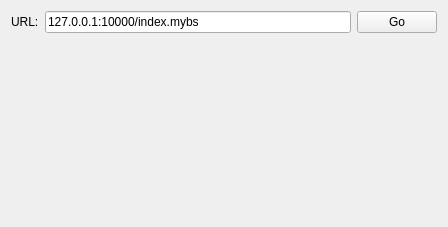
<?xml version="1.0" encoding="UTF-8"?>
<ui version="4.0">
 <class>MainWindow</class>
 <widget class="QMainWindow" name="MainWindow">
  <property name="geometry">
   <rect>
    <x>0</x>
    <y>0</y>
    <width>448</width>
    <height>227</height>
   </rect>
  </property>
  <property name="windowTitle">
   <string>MainWindow</string>
  </property>
  <widget class="QWidget" name="centralWidget">
   <layout class="QVBoxLayout" name="verticalLayout" stretch="0,1">
    <item>
     <layout class="QHBoxLayout" name="horizontalLayout">
      <item>
       <widget class="QLabel" name="label">
        <property name="text">
         <string>URL:</string>
        </property>
       </widget>
      </item>
      <item>
       <widget class="QLineEdit" name="lineEdit">
        <property name="text">
         <string>127.0.0.1:10000/index.mybs</string>
        </property>
       </widget>
      </item>
      <item>
       <widget class="QPushButton" name="pushButton">
        <property name="text">
         <string>Go</string>
        </property>
       </widget>
      </item>
     </layout>
    </item>
    <item>
     <widget class="BrowseArea" name="browseArea" native="true"/>
    </item>
   </layout>
  </widget>
 </widget>
 <layoutdefault spacing="6" margin="11"/>
 <customwidgets>
  <customwidget>
   <class>BrowseArea</class>
   <extends>QWidget</extends>
   <header>BrowseArea.h</header>
   <container>1</container>
  </customwidget>
 </customwidgets>
 <resources/>
 <connections/>
</ui>
